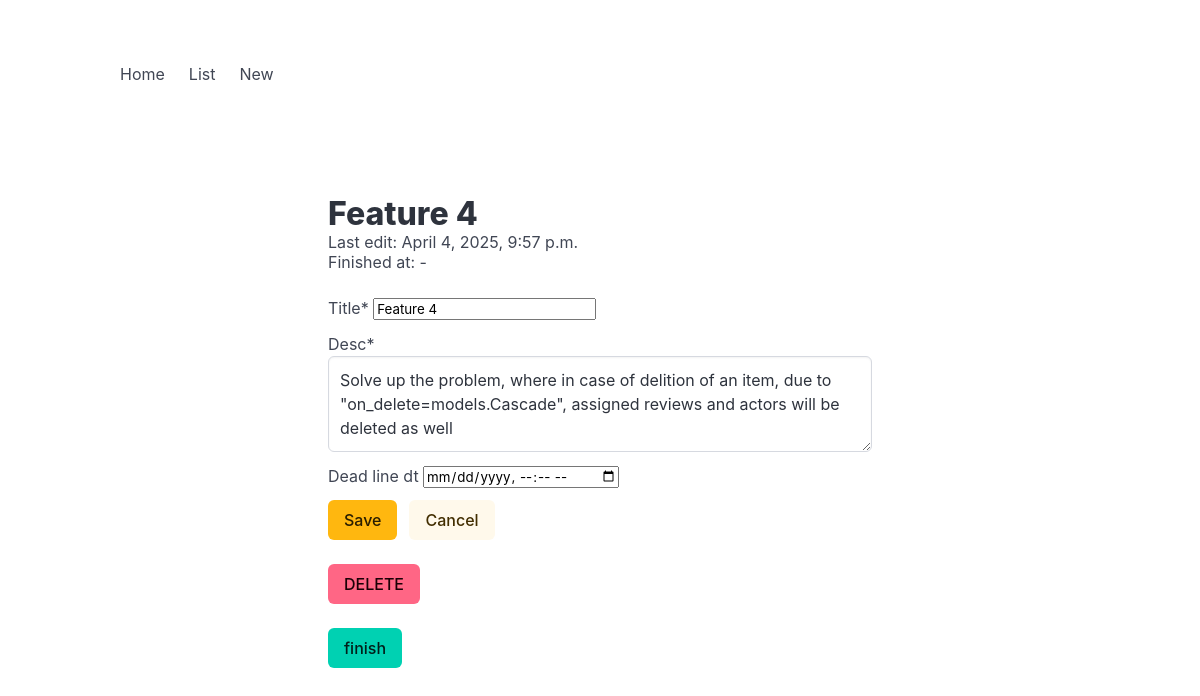
The app's page /todo/154/ (signed in) with its own data.
### todo/models.py (models this page shows, shortened)
class Task(models.Model):
    user = models.ForeignKey(User, on_delete=models.CASCADE)
    title = models.CharField(max_length=100)
    desc = models.CharField(max_length=500)
    is_finished = models.BooleanField(default=False)
    finished_dt = models.DateTimeField(blank=True, null=True)
    dead_line_dt = models.DateTimeField(blank=True, null=True)
    create_dt = models.DateTimeField(auto_now_add=True)
    update_dt = models.DateTimeField(auto_now=True)

### todo/views.py (the view)
# urls.py: path('<int:number>/', views.todo_detail, name='detail'),
def todo_detail(request, number):
    if request.user.is_authenticated:
        task = get_object_or_404(Task, id=number)
        if task.user == request.user:
            if request.method == 'POST':
                form = TaskForm(request.POST, instance=task)
                if form.is_valid():
                    form.save()
                    return redirect('/todo/list/')
            else:
                form = TaskForm(instance=task)
            return render(request, 'todo/detail.html', {'task': task, 'form': form})
    return redirect('/todo/')

### todo/forms.py
class TaskForm(ModelForm):
    class Meta:
        model = Task
        fields = ['title', 'desc', 'dead_line_dt']
        widgets = {
            "desc": forms.Textarea(attrs={"rows": 3}),
            "dead_line_dt": forms.DateTimeInput(attrs={"type": "datetime-local"}),
        }

### todo/templates/todo/detail.html (shortened to what this page needs)
<!DOCTYPE html>
<html>
  <head>
    <link rel="stylesheet" href="https://cdn.jsdelivr.net/npm/bulma@1.0.2/css/bulma.min.css">
  </head>
  <body>
    {% include 'todo/includes/nav.html' %}
  <section class="section container" style="max-width: 640px;">
    <h1 class="title">{{ task.title }}</h1>
    <p class="subtitle is-size-6">
      Last edit: <time datetime="{{ task.update_dt|date:'Y-m-d\TH:i' }}">{{ task.update_dt }}</time><br>
      Finished at: <time datetime="{{ task.finish_dt|date:'Y-m-d\TH:i' }}">{{ task.finish_dt|default:'-' }}</time>
    </p>
    <form method="POST" action="{% url 'todo:detail' number=task.id %}">
      {% load crispy_forms_tags %}
      {{ form|crispy }}
      <div class="buttons">
          <button type="submit" class="button is-warning">Save</button>
          <a href="{% url 'todo:list' %}" class="button is-warning is-light">Cancel</a>
      </div>
    </form>
    <br>
    <form action="{% url 'todo:task_delete' number=task.id %}" method="POST">
        <button type="submit" class="button is-danger">DELETE</button>
    </form>
    <br>
    <form action="{% url 'todo:task_finish' number=task.id %}" method="POST">
        <button type="submit" class="button is-primary">
            {% if task.is_finished %}Un-{% endif %}finish
        </button>
    </form>
  </section>
  </body>
</html>

### records on screen
Task: title "Feature 4", update_dt "April 4, 2025, 9:57 p.m.", desc "Solve up the problem, where in case of delition of an item, due to \"on_delete=models.Cascade\", assigned reviews and actors will be deleted as well"

### other values on screen
{{ task.finish_dt|default:'-' }} "-"
